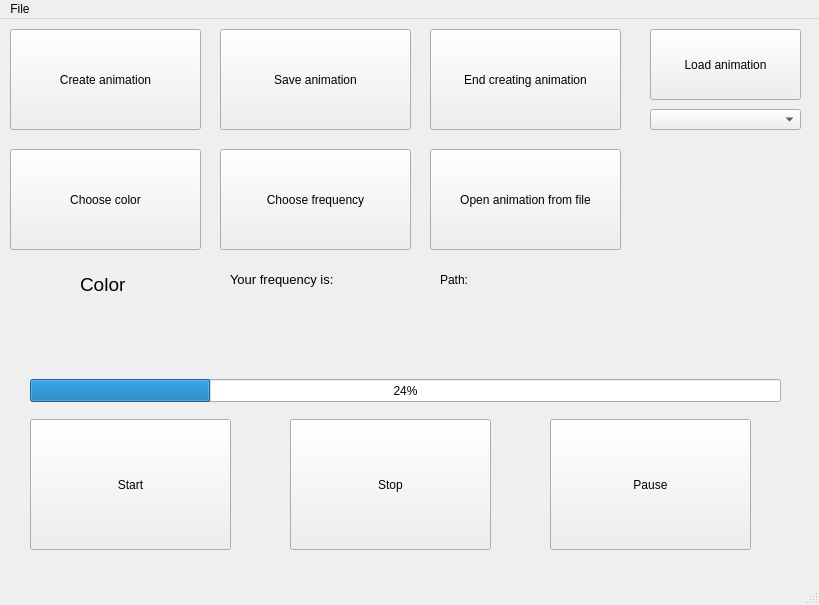
<?xml version="1.0" encoding="UTF-8"?>
<ui version="4.0">
 <class>MainWindow</class>
 <widget class="QMainWindow" name="MainWindow">
  <property name="geometry">
   <rect>
    <x>0</x>
    <y>0</y>
    <width>819</width>
    <height>605</height>
   </rect>
  </property>
  <property name="windowTitle">
   <string>MainWindow</string>
  </property>
  <widget class="QWidget" name="centralwidget">
   <widget class="QPushButton" name="startButton">
    <property name="geometry">
     <rect>
      <x>30</x>
      <y>400</y>
      <width>201</width>
      <height>131</height>
     </rect>
    </property>
    <property name="sizePolicy">
     <sizepolicy hsizetype="Minimum" vsizetype="Fixed">
      <horstretch>0</horstretch>
      <verstretch>0</verstretch>
     </sizepolicy>
    </property>
    <property name="text">
     <string>Start</string>
    </property>
   </widget>
   <widget class="QPushButton" name="pauseButton">
    <property name="geometry">
     <rect>
      <x>550</x>
      <y>400</y>
      <width>201</width>
      <height>131</height>
     </rect>
    </property>
    <property name="text">
     <string>Pause</string>
    </property>
   </widget>
   <widget class="QPushButton" name="stopButton">
    <property name="geometry">
     <rect>
      <x>290</x>
      <y>400</y>
      <width>201</width>
      <height>131</height>
     </rect>
    </property>
    <property name="text">
     <string>Stop</string>
    </property>
   </widget>
   <widget class="QPushButton" name="openButton">
    <property name="geometry">
     <rect>
      <x>430</x>
      <y>130</y>
      <width>191</width>
      <height>101</height>
     </rect>
    </property>
    <property name="text">
     <string>Open animation from file</string>
    </property>
   </widget>
   <widget class="QProgressBar" name="progressBar">
    <property name="geometry">
     <rect>
      <x>30</x>
      <y>360</y>
      <width>751</width>
      <height>23</height>
     </rect>
    </property>
    <property name="value">
     <number>24</number>
    </property>
   </widget>
   <widget class="QPushButton" name="loadButton">
    <property name="geometry">
     <rect>
      <x>650</x>
      <y>10</y>
      <width>151</width>
      <height>71</height>
     </rect>
    </property>
    <property name="text">
     <string>Load animation</string>
    </property>
   </widget>
   <widget class="QComboBox" name="readyAnimationBox">
    <property name="geometry">
     <rect>
      <x>650</x>
      <y>90</y>
      <width>151</width>
      <height>21</height>
     </rect>
    </property>
   </widget>
   <widget class="QPushButton" name="createButton">
    <property name="geometry">
     <rect>
      <x>10</x>
      <y>10</y>
      <width>191</width>
      <height>101</height>
     </rect>
    </property>
    <property name="text">
     <string>Create animation</string>
    </property>
   </widget>
   <widget class="QPushButton" name="saveButton">
    <property name="geometry">
     <rect>
      <x>220</x>
      <y>10</y>
      <width>191</width>
      <height>101</height>
     </rect>
    </property>
    <property name="text">
     <string>Save animation</string>
    </property>
   </widget>
   <widget class="QPushButton" name="endButton">
    <property name="geometry">
     <rect>
      <x>430</x>
      <y>10</y>
      <width>191</width>
      <height>101</height>
     </rect>
    </property>
    <property name="text">
     <string>End creating animation</string>
    </property>
   </widget>
   <widget class="QPushButton" name="colorChooseButton">
    <property name="geometry">
     <rect>
      <x>10</x>
      <y>130</y>
      <width>191</width>
      <height>101</height>
     </rect>
    </property>
    <property name="text">
     <string>Choose color</string>
    </property>
   </widget>
   <widget class="QPushButton" name="frequencyChooseButton">
    <property name="geometry">
     <rect>
      <x>220</x>
      <y>130</y>
      <width>191</width>
      <height>101</height>
     </rect>
    </property>
    <property name="text">
     <string>Choose frequency</string>
    </property>
   </widget>
   <widget class="QLabel" name="frequencyLabel">
    <property name="geometry">
     <rect>
      <x>230</x>
      <y>250</y>
      <width>171</width>
      <height>21</height>
     </rect>
    </property>
    <property name="font">
     <font>
      <pointsize>10</pointsize>
     </font>
    </property>
    <property name="text">
     <string>Your frequency is: &lt;frequency&gt;</string>
    </property>
   </widget>
   <widget class="QLabel" name="colorLabel">
    <property name="geometry">
     <rect>
      <x>80</x>
      <y>250</y>
      <width>51</width>
      <height>31</height>
     </rect>
    </property>
    <property name="font">
     <font>
      <pointsize>14</pointsize>
     </font>
    </property>
    <property name="text">
     <string>Color</string>
    </property>
   </widget>
   <widget class="QLabel" name="pathLabel">
    <property name="geometry">
     <rect>
      <x>440</x>
      <y>250</y>
      <width>171</width>
      <height>21</height>
     </rect>
    </property>
    <property name="text">
     <string>Path: </string>
    </property>
   </widget>
  </widget>
  <widget class="QMenuBar" name="menubar">
   <property name="geometry">
    <rect>
     <x>0</x>
     <y>0</y>
     <width>819</width>
     <height>21</height>
    </rect>
   </property>
   <widget class="QMenu" name="menuFile">
    <property name="title">
     <string>File</string>
    </property>
    <addaction name="actionNew"/>
    <addaction name="actionSave"/>
    <addaction name="actionSave_As"/>
    <addaction name="actionOpen"/>
    <addaction name="actionExit"/>
   </widget>
   <addaction name="menuFile"/>
  </widget>
  <widget class="QStatusBar" name="statusbar"/>
  <action name="actionNew">
   <property name="text">
    <string>New</string>
   </property>
  </action>
  <action name="actionSave">
   <property name="text">
    <string>Save</string>
   </property>
  </action>
  <action name="actionSave_As">
   <property name="text">
    <string>Save As</string>
   </property>
  </action>
  <action name="actionOpen">
   <property name="text">
    <string>Open</string>
   </property>
  </action>
  <action name="actionExit">
   <property name="text">
    <string>Exit</string>
   </property>
  </action>
 </widget>
 <resources/>
 <connections/>
</ui>
